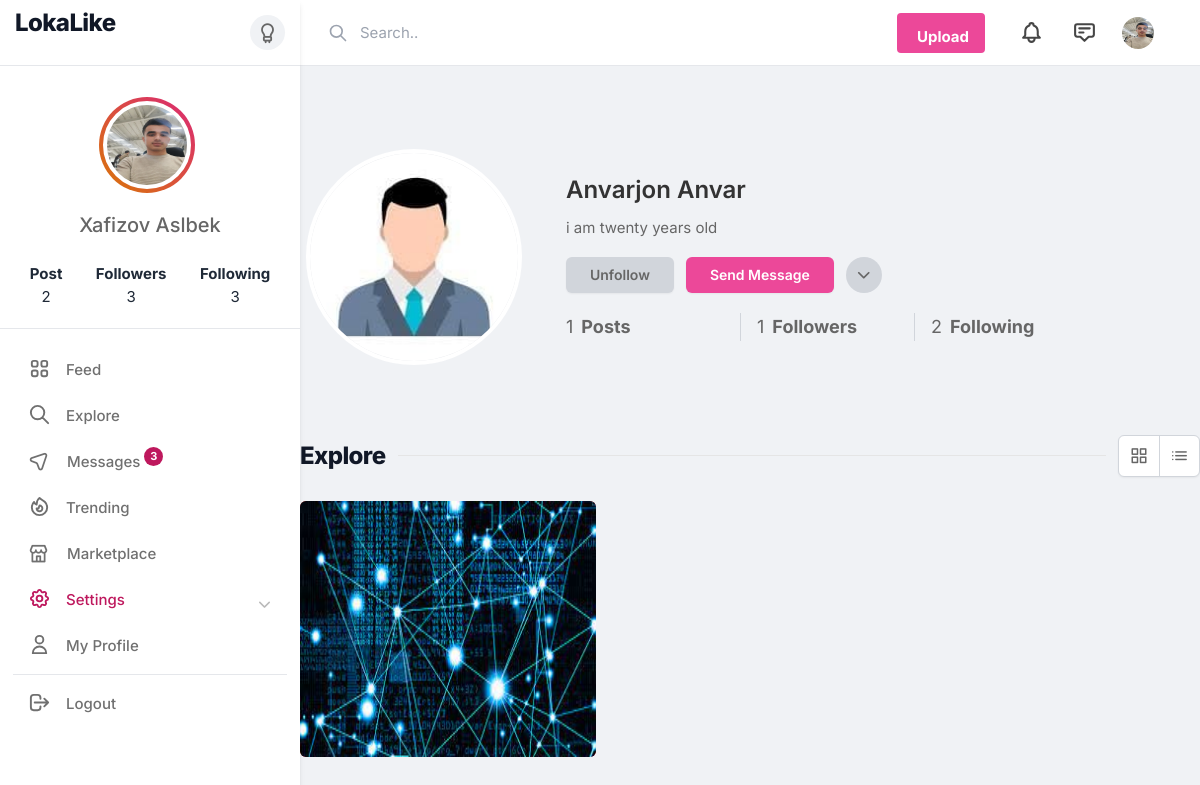
The app's page /profile/Anvarjon (signed in), older data.
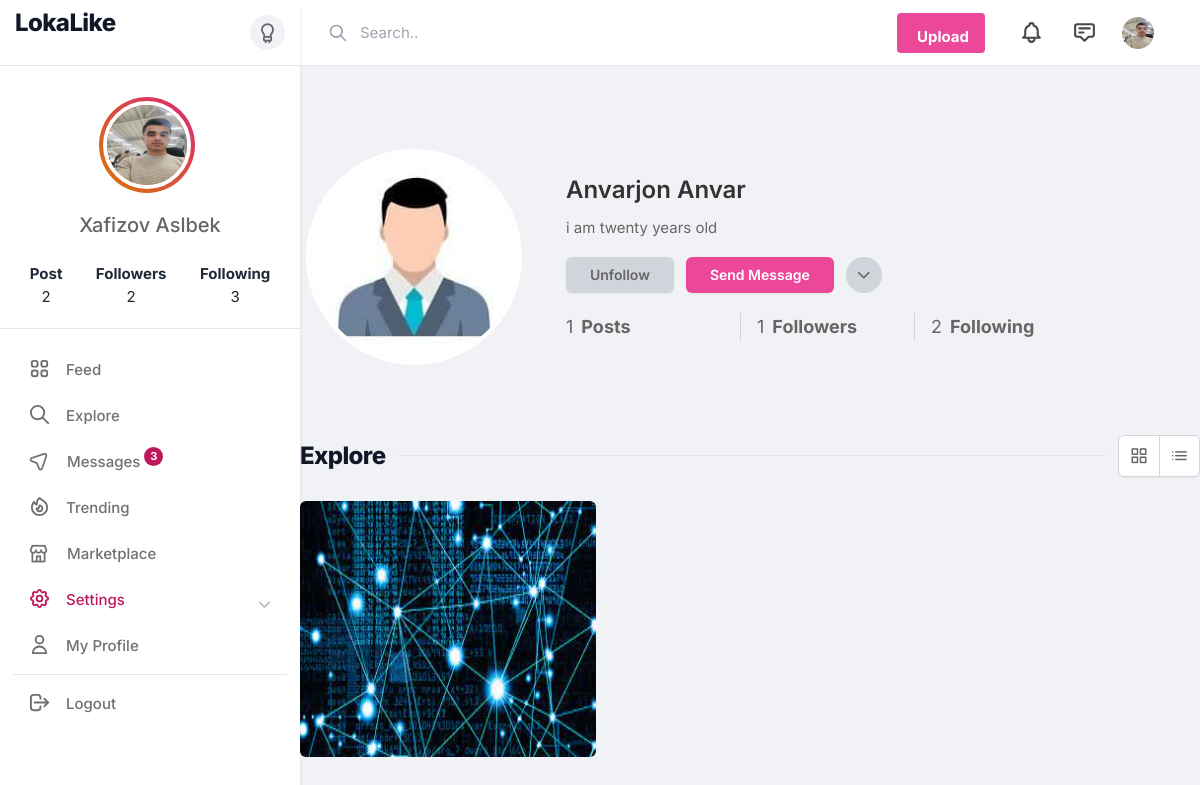
The same page, newer data.
### instagramUser/models/instaUsers.py (models this page shows)
class Profile(AbstractUser):
    bio = models.TextField(max_length=100,blank=True, null=True)
    img = models.ImageField(upload_to='users/', blank=True, null=True)
    phone = models.CharField(max_length = 20, blank=True, null=True)
    followers = models.IntegerField(default=0)
    followings = models.IntegerField(default=0)
    like_count  = models.IntegerField(default=0)
    def __str__(self):
        return self.username

### instagram/views.py (the view)
# urls.py: path('profile/<slug:username>', profile, name="profile"),
@login_required(login_url='user_login')
def profile(request, username):
    prof = Profile.objects.get(username=username)
    profile_posts = Post.objects.filter(profile=prof)
    following_count = Following.objects.filter(follower=prof).count()
    follower_count = Following.objects.filter(following=prof).count()
    follow_status = Following.objects.filter(following=prof, follower=request.user).exists()
    post_detail = Post_detail.objects.filter(kirib_turgan=request.user.username).exists()
    context = {
        "profile":prof,
        "profile_posts":profile_posts,
        "follow_status":follow_status,
        "following_count":following_count,
        "follower_count":follower_count,
        "post_detail":post_detail
    }
    return render(request, "profile.html", context)

### instagram/templates/profile.html (shortened to what the changed rows need)
{% extends 'instagram/base.html' %}
{% load static %}
{% block content %}
            <div class="container pro-container m-auto">
                <div class="flex lg:flex-row flex-col items-center lg:py-8 lg:space-x-8">
                    <div class="lg:w/8/12 flex-1 flex flex-col lg:items-start items-center">
                        <h2 class="font-semibold lg:text-2xl text-lg mb-2">{{profile.username}} {{profile.last_name}}</h2>
                    </div>
                </div>
                <div class="flex items-center justify-between mt-8 space-x-3">
                    <h1 class="flex-1 font-extrabold leading-none lg:text-2xl text-lg text-gray-900 tracking-tight uk-heading-line"><span>Explore</span></h1>
                </div>
            </div>
{% endblock %}

### templates/instagram/include/sidebar.html (shortened to what the changed rows need)
{% load static %}
<div class="sidebar">
    <div class="sidebar_header border-b border-gray-200 from-gray-100 to-gray-50 bg-gradient-to-t  uk-visible@s">
        <a href="#">
            <h1 class="lg:text-2xl text-lg font-extrabold leading-none text-gray-900 tracking-tight mb-5"> LokaLike </h1>
        </a>
    </div>
    <div class="sidebar_inner" data-simplebar>
        <div class="flex flex-col items-center my-6 uk-visible@s">
            <div
                class="bg-gradient-to-tr from-yellow-600 to-pink-600 p-1 rounded-full transition m-0.5 mr-2  w-24 h-24">
                {% if user.img %}
                    <img src="{{user.img.url}}"
                    class="bg-gray-200 border-4 border-white rounded-full w-full h-full">
                {% else %}
                    <img src="{% static 'images/people.jpg' %}"
                        class="bg-gray-200 border-4 border-white rounded-full w-full h-full">
                {% endif %}
            </div>
            <a href="profile.html" class="text-xl font-medium capitalize mt-4 uk-link-reset">
                {% if user.last_name %}
                    {{user.first_name}} {{user.last_name}}
                {% else %}
                    {{user.username}}
                {% endif %}
            </a>
            <div class="flex justify-around w-full items-center text-center uk-link-reset text-gray-800 mt-6">
                <div>
                    <a href="#">
                        <strong>Post</strong>
                        <div> {{user.post_set.count}}</div>
                    </a>
                </div>
                <div>
                    <a href="#">
                        <strong>Followers</strong>
                        <div> {{user.following.count}}</div>
                    </a>
                </div>
                <div>
                    <a href="#">
                        <strong>Following</strong>
                        <div id = "userFollowing">{{user.follower.count}}</div>
                    </a>
                </div>
            </div>
        </div>
    </div>
</div>

### templates/instagram/include/header.html (shortened to what this page needs)
{% load static %}
<header>
    <div class="header_inner">
        <div class="left-side">
            <div class="header_search">
                <input type="text" placeholder="Search..">
                <div class="icon-search">
                    <svg xmlns="http://www.w3.org/2000/svg" fill="none" viewBox="0 0 24 24"
                        stroke="currentColor">
                        <path stroke-linecap="round" stroke-linejoin="round" stroke-width="2"
                            d="M21 21l-6-6m2-5a7 7 0 11-14 0 7 7 0 0114 0z" />
                    </svg>
                </div>
            </div>
        </div>
        <div class="right-side lg:pr-4">
            <a href="#" class="bg-pink-500 flex font-bold hidden hover:bg-pink-600 hover:text-white inline-block items-center lg:block max-h-10 mr-4 px-4 py-2 rounded shado text-white">
                 Upload
            </a>
            <a href="#" class="header-links-item">
            </a>
            <a href="#" class="header-links-item">
                <svg xmlns="http://www.w3.org/2000/svg" fill="none" viewBox="0 0 24 24"
                    stroke="currentColor">
                    <path stroke-linecap="round" stroke-linejoin="round" stroke-width="2"
                        d="M7 8h10M7 12h4m1 8l-4-4H5a2 2 0 01-2-2V6a2 2 0 012-2h14a2 2 0 012 2v8a2 2 0 01-2 2h-3l-4 4z" />
                </svg>
            </a>
            <a href="#">
                {% if user.img %}
                    <img src="{{user.img.url}}" class="header-avatar" alt="">
                {% else %}
                    <img src="{% static 'images/people.jpg' %}" class="header-avatar" alt="">
                {% endif %}
            </a>
        </div>
    </div>
</header>

Row changes from the older to the newer data that the page shows:
changed Profile "Xafizov": following.count "3" → "2"
